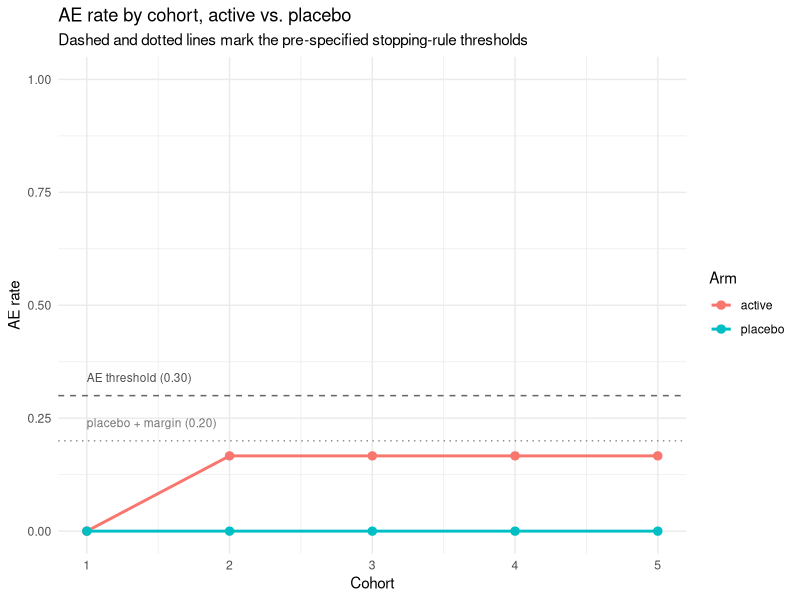

The R script that drew this image:
## ---- chunk 1
knitr::opts_chunk$set(
  echo = TRUE,
  warning = FALSE,
  message = FALSE,
  fig.width = 7,
  fig.height = 4.5
)
## ---- chunk 2
library(dplyr)

simulate_cohort <- function(n_active = 6, n_placebo = 2,
                             ae_rate_active = 0.15, ae_rate_placebo = 0.05,
                             mean_active = 2.0, mean_placebo = 0,
                             sd_response = 1.2) {

  active <- tibble(
    arm = "active",
    subject_id = paste0("A", seq_len(n_active)),
    ae_flag = rbinom(n_active, 1, ae_rate_active),
    response = rnorm(n_active, mean = mean_active, sd = sd_response)
  )

  placebo <- tibble(
    arm = "placebo",
    subject_id = paste0("P", seq_len(n_placebo)),
    ae_flag = rbinom(n_placebo, 1, ae_rate_placebo),
    response = rnorm(n_placebo, mean = mean_placebo, sd = sd_response)
  )

  bind_rows(active, placebo)
}

# For the worked example we fix one cohort explicitly, so the numbers
# referenced in the text stay stable from one knit to the next. The
# simulate_cohort() function above is used further down, where we look
# at several cohorts at once.
cohort_1 <- tibble(
  arm        = c(rep("active", 6), rep("placebo", 2)),
  subject_id = c(paste0("A", 1:6), paste0("P", 1:2)),
  ae_flag    = c(1, 0, 0, 0, 0, 0, 0, 0),
  response   = c(2.76, 2.49, 1.87, 3.81, 1.89, 4.42, 1.57, 2.74)
)
cohort_1
## ---- chunk 3
summarize_cohort <- function(cohort_data) {
  cohort_data %>%
    group_by(arm) %>%
    summarise(
      n = n(),
      ae_count = sum(ae_flag),
      ae_rate = mean(ae_flag),
      mean_response = mean(response),
      .groups = "drop"
    )
}

summarize_cohort(cohort_1)
## ---- chunk 4
apply_stopping_rule <- function(cohort_summary,
                                 ae_threshold = 0.30,
                                 margin_over_placebo = 0.20) {

  active_row <- cohort_summary %>% filter(arm == "active")
  placebo_row <- cohort_summary %>% filter(arm == "placebo")

  active_rate <- active_row$ae_rate
  placebo_rate <- placebo_row$ae_rate

  exceeds_threshold <- active_rate > ae_threshold
  exceeds_margin <- (active_rate - placebo_rate) > margin_over_placebo

  decision <- if (exceeds_threshold && exceeds_margin) "PAUSE" else "PROCEED"

  tibble(
    active_ae_rate = active_rate,
    placebo_ae_rate = placebo_rate,
    exceeds_threshold = exceeds_threshold,
    exceeds_margin = exceeds_margin,
    decision = decision
  )
}

cohort_1_summary <- summarize_cohort(cohort_1)
apply_stopping_rule(cohort_1_summary)
## ---- chunk 5
set.seed(8)

cohorts <- lapply(1:5, function(i) simulate_cohort())
cohort_summaries <- lapply(cohorts, summarize_cohort)

trend <- bind_rows(cohort_summaries, .id = "cohort") %>%
  mutate(cohort = as.integer(cohort))

library(ggplot2)

# the two pre-specified stopping-rule thresholds, drawn as reference lines
ae_threshold <- 0.30
margin_over_placebo <- 0.20

ggplot(trend, aes(x = cohort, y = ae_rate, color = arm, group = arm)) +
  geom_hline(yintercept = ae_threshold, linetype = "dashed", color = "grey40") +
  geom_hline(yintercept = margin_over_placebo, linetype = "dotted", color = "grey55") +
  annotate("text", x = 1, y = ae_threshold + 0.04, hjust = 0, size = 3,
           color = "grey30", label = "AE threshold (0.30)") +
  annotate("text", x = 1, y = margin_over_placebo + 0.04, hjust = 0, size = 3,
           color = "grey45", label = "placebo + margin (0.20)") +
  geom_line(linewidth = 1) +
  geom_point(size = 2.5) +
  scale_x_continuous(breaks = 1:5) +
  scale_y_continuous(limits = c(0, 1)) +
  labs(
    title = "AE rate by cohort, active vs. placebo",
    subtitle = "Dashed and dotted lines mark the pre-specified stopping-rule thresholds",
    x = "Cohort",
    y = "AE rate",
    color = "Arm"
  ) +
  theme_minimal()
